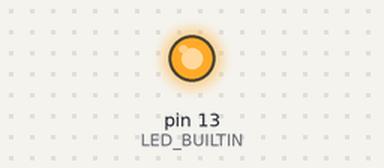
Bench run of a sketch on a simulated Arduino Uno, built with avr-gcc and run on an emulated ATmega328P. Parts: output pins drawn as LEDs (lit = HIGH).

Above: at 0.1 s.
At 4.6 s:
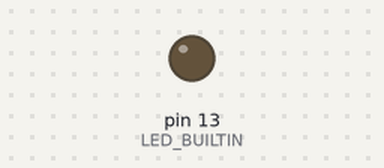
Timing chart, 0 to 6.1 s (numbered marks = the images above):
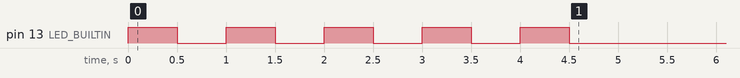

The sketch:

01_LED_Basics.ino
```cpp
// void setup() {
//  pinMode(LED_BUILTIN, OUTPUT);

// }

// void loop() {
//  digitalWrite(LED_BUILTIN, !digitalRead(LED_BUILTIN));
//  delay(2550);
// }
// void ledONandOFF(){
//  digitalWrite(LED_BUILTIN, HIGH);
//  delay(500);
//  digitalWrite(LED_BUILTIN, LOW);
//  delay(500);
//  }
// void setup(){
//   ledONandOFF();
// }
void blinkNTimes(int n)
{
  for(int i = 0; i<n; i++)
  {
    digitalWrite(LED_BUILTIN, HIGH);
    delay(500);
    digitalWrite(LED_BUILTIN, LOW);
    delay(500);
  }
}

void setup(){
  pinMode(LED_BUILTIN, OUTPUT);
  blinkNTimes(5);
}
void loop() {
  // Nothing here
}
```
